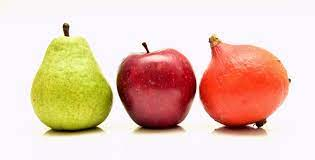
#> input picture ImageFundamentals/fruits.jpg, 315 x 160 px
$ jupyter execute color_segmentation.ipynb
#> lines starting #> are read from the running program, lines starting #| are printed output that depends on the picture
[cell 1]
import cv2
import numpy as np
import matplotlib.pyplot as plt
from sklearn.cluster import KMeans

# Step 1: Load the image
image = cv2.imread('fruits.jpg')  # Replace with your image path
#> image is the input picture: shape (160, 315, 3); mean B, G, R 183.7, 200.9, 232.3
image = cv2.cvtColor(image, cv2.COLOR_BGR2RGB)  # Convert from BGR to RGB (OpenCV loads in BGR by default)

# Step 2: Normalize the image
image_normalized = image / 255.0  # Scale pixel values to [0, 1] range

# Step 3: Reshape the image to a 2D array (each row is a pixel with RGB values)
pixels = image_normalized.reshape(-1, 3)  # Shape (num_pixels, 3)

# Step 4: Apply K-means clustering
k = 4  # Number of clusters
kmeans = KMeans(n_clusters=k, random_state=42)
kmeans.fit(pixels)  # Fit the model to the pixel data

# Step 5: Assign each pixel to the nearest cluster center
segmented_pixels = kmeans.cluster_centers_[kmeans.labels_]  # Replace each pixel with its centroid's RGB values

# Step 6: Reshape the segmented pixels back to the image shape
segmented_image = segmented_pixels.reshape(image.shape)

# Step 7: Visualize the results
plt.figure(figsize=(12, 6))

# Original Image
plt.subplot(1, 2, 1)
plt.title("Original Image")
plt.imshow(image)
plt.axis('off')

# Segmented Image
plt.subplot(1, 2, 2)
plt.title("Segmented Image (4 Clusters)")
plt.imshow(segmented_image)
plt.axis('off')

plt.show()
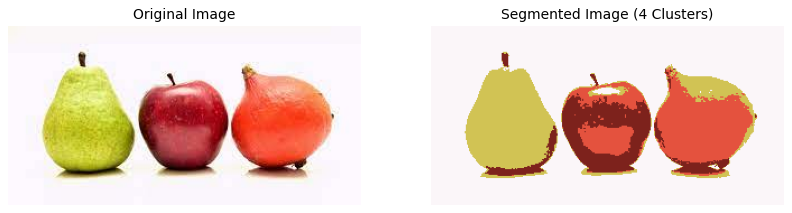
#> figure drawn by matplotlib, 2 panels

[cell 2]
import numpy as np
import cv2
import matplotlib.pyplot as plt
from sklearn.cluster import KMeans
from sklearn.metrics import silhouette_score
from sklearn.preprocessing import StandardScaler
from skimage import color

# Step 1: Load the image
image = cv2.imread('fruits.jpg')  # Replace with your image path
image = cv2.cvtColor(image, cv2.COLOR_BGR2RGB)  # Convert from BGR to RGB (OpenCV loads in BGR by default)

# Step 2: Resize for faster processing (Optional)
image_resized = cv2.resize(image, (300, 300))  # Resize to a manageable size (Optional)
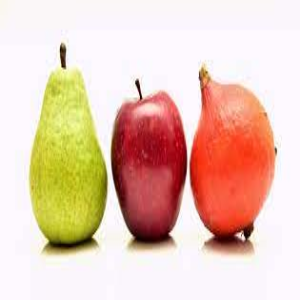
#> image_resized: shape (300, 300, 3); mean R, G, B 232.2, 200.9, 183.6

# Step 3: Normalize and convert to desired color space (Lab is recommended for color segmentation)
image_normalized = image_resized / 255.0  # Normalize to [0, 1]
#> image_normalized: shape (300, 300, 3) float64
image_lab = color.rgb2lab(image_normalized)  # Convert RGB to Lab color space
#> image_lab: shape (300, 300, 3) float64; mean of channels 0, 1, 2 83.9, 10.2, 14.9

# Step 4: Reshape image to a 2D array of pixel values (for clustering)
pixels = image_lab.reshape(-1, 3)  # Flatten image to (num_pixels, 3)

# Step 5: Scale the pixel values (important for clustering)
scaler = StandardScaler()
pixels_scaled = scaler.fit_transform(pixels)

# Step 6: Use Elbow Method to determine optimal k (clusters)
wcss = []  # Within-cluster sum of squares
max_clusters = 10  # Maximum number of clusters to try

for k in range(1, max_clusters + 1):
    kmeans = KMeans(n_clusters=k, random_state=42)
    kmeans.fit(pixels_scaled)
    wcss.append(kmeans.inertia_)
#> after the loop, wcss = [270000, 112570.7, 39052.9, 26672.3, 19092.9, 14286.8, 12640.8, 11566.9, 10467.9, 8953.4]

# Plot Elbow Method to choose the optimal k
plt.figure(figsize=(8, 6))
plt.plot(range(1, max_clusters + 1), wcss, marker='o')
plt.title('Elbow Method for Optimal k')
plt.xlabel('Number of Clusters (k)')
plt.ylabel('WCSS (Within-cluster sum of squares)')
plt.show()
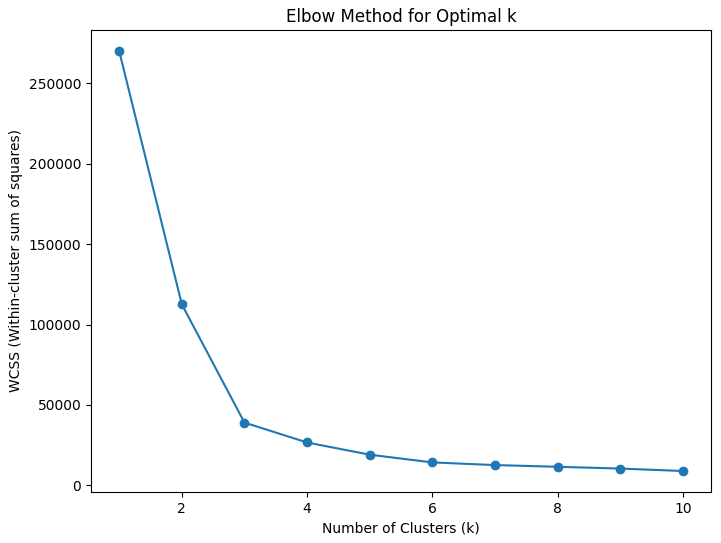
#> figure drawn by matplotlib, 1 panel; curve peaks at x = 1, y = 270000

# Step 7: Apply K-means clustering with the optimal k (for example, k=4)
optimal_k = 4  # Use the elbow method output to choose the best k

kmeans = KMeans(n_clusters=optimal_k, random_state=42)
kmeans.fit(pixels_scaled)
labels = kmeans.labels_

# Step 8: Create the segmented image using the cluster centers
segmented_pixels = kmeans.cluster_centers_[labels]  # Get the cluster centers for each pixel
segmented_pixels = scaler.inverse_transform(segmented_pixels)  # Inverse scaling to get back original values
segmented_pixels = segmented_pixels.reshape(image_resized.shape)  # Reshape back to original image shape

# Step 9: Convert back to RGB for display
segmented_image = color.lab2rgb(segmented_pixels)  # Convert back to RGB from Lab
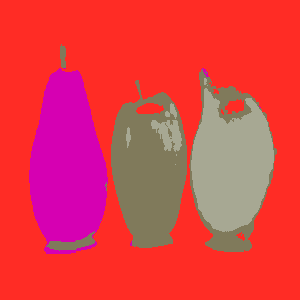
#> segmented_pixels: shape (300, 300, 3) float64; mean R, G, B 83.9, 10.2, 14.9; drawn with min black and max white

# Step 10: Display results
plt.figure(figsize=(12, 6))

# Original Image
plt.subplot(1, 2, 1)
plt.title("Original Image")
plt.imshow(image_resized)
plt.axis('off')

# Segmented Image
plt.subplot(1, 2, 2)
plt.title("Segmented Image with K-Means (k=4)")
plt.imshow(segmented_image)
plt.axis('off')

plt.show()
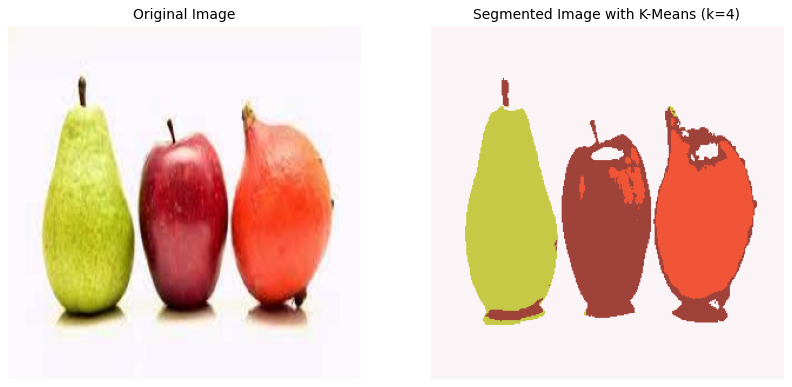
#> figure drawn by matplotlib, 2 panels

$ run again, with ImageFundamentals/multiple_blocks.png saved as ImageFundamentals/fruits.jpg
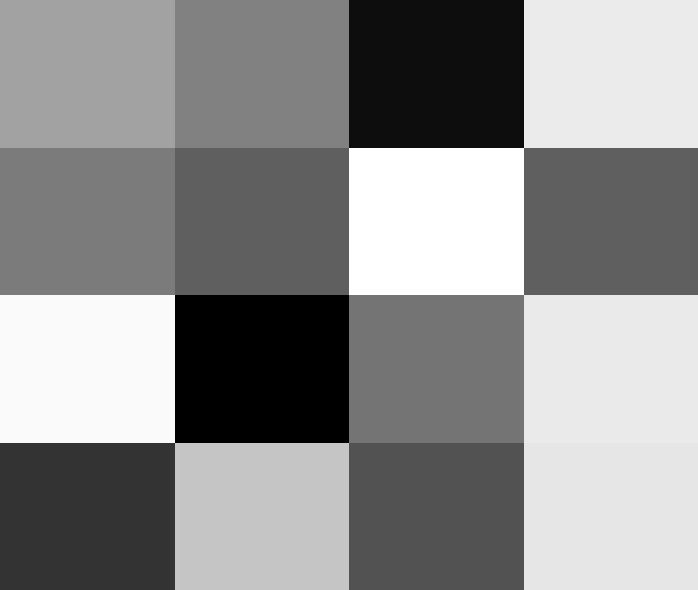
#> input picture ImageFundamentals/multiple_blocks.png, 698 x 590 px
#> image is the input picture: shape (590, 698, 3); min 0, max 255, mean 141.7
#> `image_resized = cv2.resize(image, (300, 300))`:
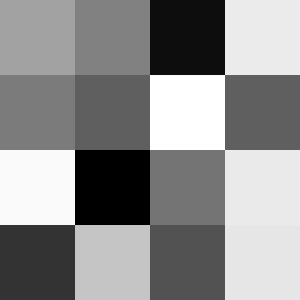
#> image_resized: shape (300, 300, 3); min 0, max 255, mean 141.7
#> image_lab: shape (300, 300, 3) float64; mean of channels 0, 1, 2 57.3, 0, 0
#> after the loop `for k in range(1, max_clusters + 1):`: wcss = [270000, 76706.1, 22124.6, 10709.2, 7428.7, 3150.9, 2942.9, 1119.6, 533.3, 243]
#> `plt.show()`:
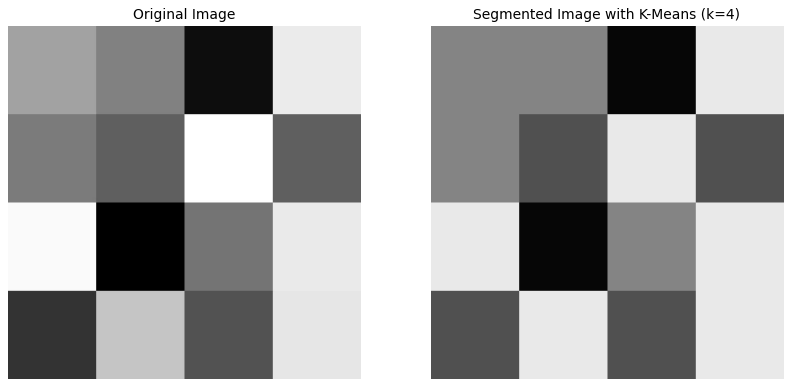
#> figure drawn by matplotlib, 2 panels
